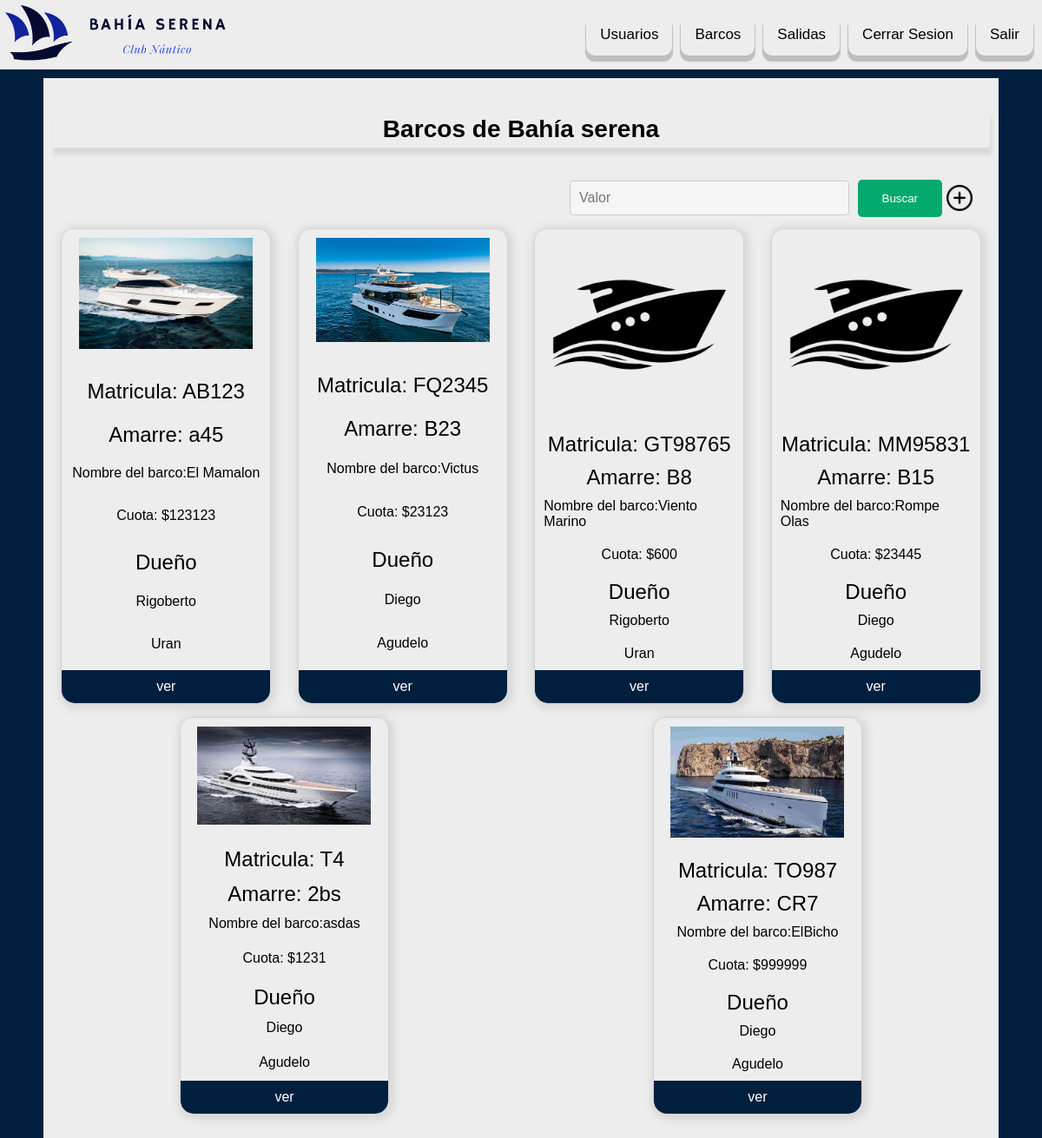
Page /admin/Barcos/index.php on the earlier database version.
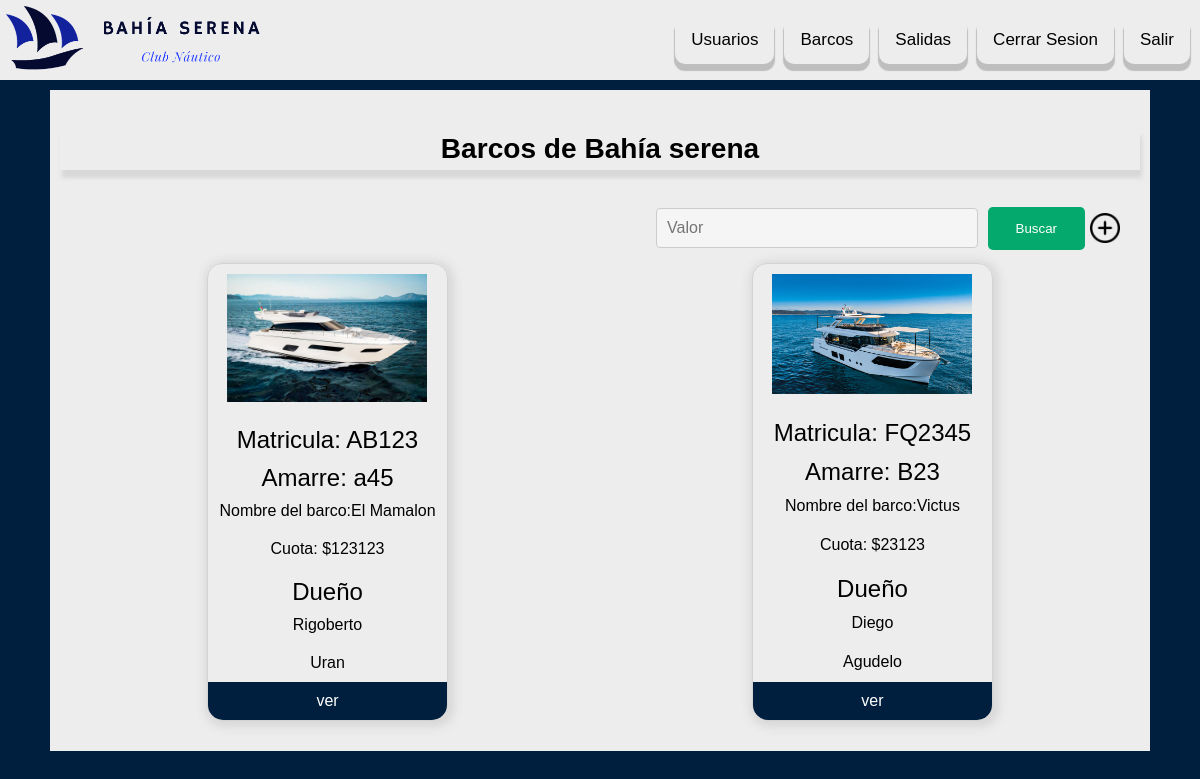
Same page on the later database version.
### tables this page shows
CREATE TABLE `barco` (
  `NumMatricula` varchar(7) NOT NULL,
  `NombreBarco` varchar(30) NOT NULL,
  `NumeroAmarre` varchar(3) NOT NULL,
  `Cuota` float NOT NULL,
  `Foto` varchar(300) DEFAULT NULL,
  `Usuario` varchar(12) NOT NULL
);

CREATE TABLE `usuario` (
  `Cedula` varchar(12) NOT NULL,
  `Nombre` varchar(50) NOT NULL,
  `Apellidos` varchar(50) NOT NULL,
  `TipoUsuario` varchar(5) NOT NULL,
  `Telefono` varchar(15) NOT NULL,
  `FechaNacimiento` date NOT NULL,
  `Direccion` varchar(100) NOT NULL,
  `Email` varchar(50) NOT NULL
);

### admin/config.php (called while the page is built, shortened)
<?php
$hojaEstilosUs='../css/style.css';
?>

### admin/Barcos/index.php (the view, shortened to what this page needs)
<!DOCTYPE html>
<html lang="es">
<head>
    <link rel="stylesheet" type="text/css" href="../css/style.css">
</head>
<body>
    <?php
    include '../config.php';
    include $header;
    ?>
    <div class="PanelPrincipal">
        <div class="titulo">
            <h3>Barcos de Bahía serena</h3>
        </div>
        <div class="panelagregar">
            <?php include '../components/buscar.php'; ?>
            <div style="text-align: center;">
                <a href="index.php?tipo=Barco&Insertar=true">
                    <img src="../img/add.png" alt="" class="agregar">
                </a>
            </div>
        </div>
        <div class="ListaDeUsuarios">
            <?php
            $conexion = conectarBD();
            $queryUsuarios = "SELECT NumMatricula, NombreBarco,NumeroAmarre, Cuota,Foto, U.Nombre,u.Apellidos FROM `barco` AS B INNER JOIN `Usuario` AS U ON B.Usuario=U.Cedula WHERE NumMatricula LIKE '%$buscar%' OR NombreBarco LIKE'%$buscar%' OR NumeroAmarre LIKE'%$buscar%' ;";
            $resultado = mysqli_query($conexion, $queryUsuarios);
            if (mysqli_num_rows($resultado) > 0) {
                while ($row = mysqli_fetch_array($resultado)) {
                    echo '<div class="tarjeta">';
                    echo '<div class="cuerpo">';
                    echo '<img src="';
                    if ($row['Foto'] == 'NULL') {
                        echo '../img/yatch.png';
                    } else {
                        echo '..'.$row['Foto'].'';
                    }
                    echo '">';
                    echo '</div>';
                    echo '<div class="titulo">Matricula: ' . $row['NumMatricula'] . '</div>';
                    echo '<div class="titulo">Amarre: ' . $row['NumeroAmarre'] . '</div>';
                    echo '<div class="cuerpo">Nombre del barco:' . $row['NombreBarco'] . '</div>';
                    echo '<div class="cuerpo">Cuota: $' . $row['Cuota'] . '</div>';
                    echo '<div class="titulo">Dueño</div>';
                    echo '<div class="cuerpo">' . $row['Nombre'] . '</div>';
                    echo '<div class="cuerpo">' . $row['Apellidos'] . '</div>';
                    echo '<div class="pie">';
                    echo '<a href="../form.php?tipo=Barco&id=' . $row['NumMatricula'] . '">ver</a>';
                    echo '</div>';
                    echo '</div>';
                }
            }else {
                echo '<div class="tarjeta">';
                echo '<div class="cuerpo">';
                echo 'No hay barcos registrados';
                echo '</div>';
                echo '</div>';
            }
            ?>
        </div>
    </div>
</body>
</html>

### admin/components/header.php
<head>
    <link rel="stylesheet" type="text/css" href=<?php echo $hojaEstilosUs; ?>>
</head>
<nav class="navbar">
    <img src="../img/LogoBahiaSerenaFullIcon.png" alt="Logo Bahia Serena">
    <ul>
        <?php
        if(!isset($_GET["id"])){
            echo '<li><a href="../Usuarios">Usuarios</a></li>';
            echo' <li><a href="../Barcos">Barcos</a></li>';
            echo ' <li><a href="../Salidas">Salidas</a></li>';
            echo '<li><a href="../">Cerrar Sesion</a></li>';
            echo '<li><a href="../../">Salir</a></li>';
        }else{
            echo '<li><a href="./Usuarios">Usuarios</a></li>';
            echo' <li><a href="./Barcos">Barcos</a></li>';
            echo ' <li><a href="./Salidas">Salidas</a></li>';
            echo '<li><a href="./">Cerrar Sesion</a></li>';
            echo '<li><a href="./../">Salir</a></li>';
        }
        ?>
    </ul>
</nav>

### admin/components/buscar.php
<?php
    if (isset($_POST['buscar'])) {
        $buscar = $_POST['buscar'];
    } else {
        $buscar = '';
    }
    ?>
<div>
    <form action="index.php" method="post">
        <Input type="text" name="buscar" placeholder="Valor" value="<?php echo $buscar ?>"></Input>
        <button class="btn success" type="submit">Buscar</button>
    </form>
</div>

### admin/css/style.css (style rules this page uses)
body { font-family: Arial, sans-serif; margin: 0; padding: 0; background-color: #001F3F; }
.btn { border: none; color: white; padding: 14px 28px; cursor: pointer; border-radius: 5px; margin: 5px; }
.success { background-color: #04AA6D; }
input { margin-bottom: 10px; margin-top: 10px; margin-left: 5px; background-color: white; border-radius: 5px; }
.navbar { background-color: #EDEDED; overflow: hidden; align-items: center; display: flex; justify-content: space-between; }
nav img { margin-top: 0; margin-left: 0; height: 80px; }
nav ul { float: right; list-style-type: none; display: flex; align-items: center; margin-right: 10px; }
nav ul li:last-child { margin-right: 0; }
nav ul li { margin-right: 10px; }
nav ul li a { float: left; display: block; color: #000000; text-align: center; padding: 14px 16px; text-decoration: none; font-size: 17px; border-radius: 10px; box-shadow: 0px 6px 1px 1px #bebebe; cursor: pointer; }
.PanelPrincipal { background-color: #EDEDED; margin: 0px 50px; margin-top: 10px; align-items: center; padding-bottom: 10px; }
.titulo h3 { text-align: center; padding: 5px; box-shadow: 2px 8px 4px #d3d3d3d1; }
.ListaDeUsuarios { margin: 0px 5px 10px; display: flex; flex-wrap: wrap; }
.tarjeta { display: flex; flex-direction: column; justify-content: space-between; align-items: center; width: 22%; border: 1px solid lightgray; box-shadow: 2px 2px 8px 4px #d3d3d3d1; border-radius: 15px; font-family: sans-serif; margin: auto; margin-top: 5px; margin-bottom: 10px; }
.titulo { font-size: 24px; padding: 10px 10px 0 10px; }
.cuerpo { padding: 10px; }
.cuerpo img { width: 200px; }
.pie { position: relative; background-color: #001F3F; border-radius: 0 0 15px 15px; padding: 10px 0px; text-align: center; width: 100%; }
.pie a { text-decoration: none; color: white; cursor: pointer; }
.agregar { width: 30px; vertical-align: middle; }
.panelagregar { display: flex; justify-content: flex-end; align-items: center; margin-right: 30px; }
.panelagregar a { cursor: pointer; }
input { width: 300px; padding: 10px; border: 1px solid #ccc; border-radius: 4px; font-size: 16px; color: #333; background-color: #f5f5f5; transition: border-color 0.3s, box-shadow 0.3s; }

Differences in the rows shown:
removed barco: NumMatricula "GT98765", NumeroAmarre "B8", NombreBarco "Viento Marino", Cuota "600", Usuario.Nombre "Rigoberto", Usuario.Apellidos "Uran"
removed barco: NumMatricula "MM95831", NumeroAmarre "B15", NombreBarco "Rompe Olas", Cuota "23445", Usuario.Nombre "Diego", Usuario.Apellidos "Agudelo"
removed barco: Foto (picture), NumMatricula "T4", NumeroAmarre "2bs", NombreBarco "asdas", Cuota "1231", Usuario.Nombre "Diego", Usuario.Apellidos "Agudelo"
removed barco: Foto (picture), NumMatricula "TO987", NumeroAmarre "CR7", NombreBarco "ElBicho", Cuota "999999", Usuario.Nombre "Diego", Usuario.Apellidos "Agudelo"
